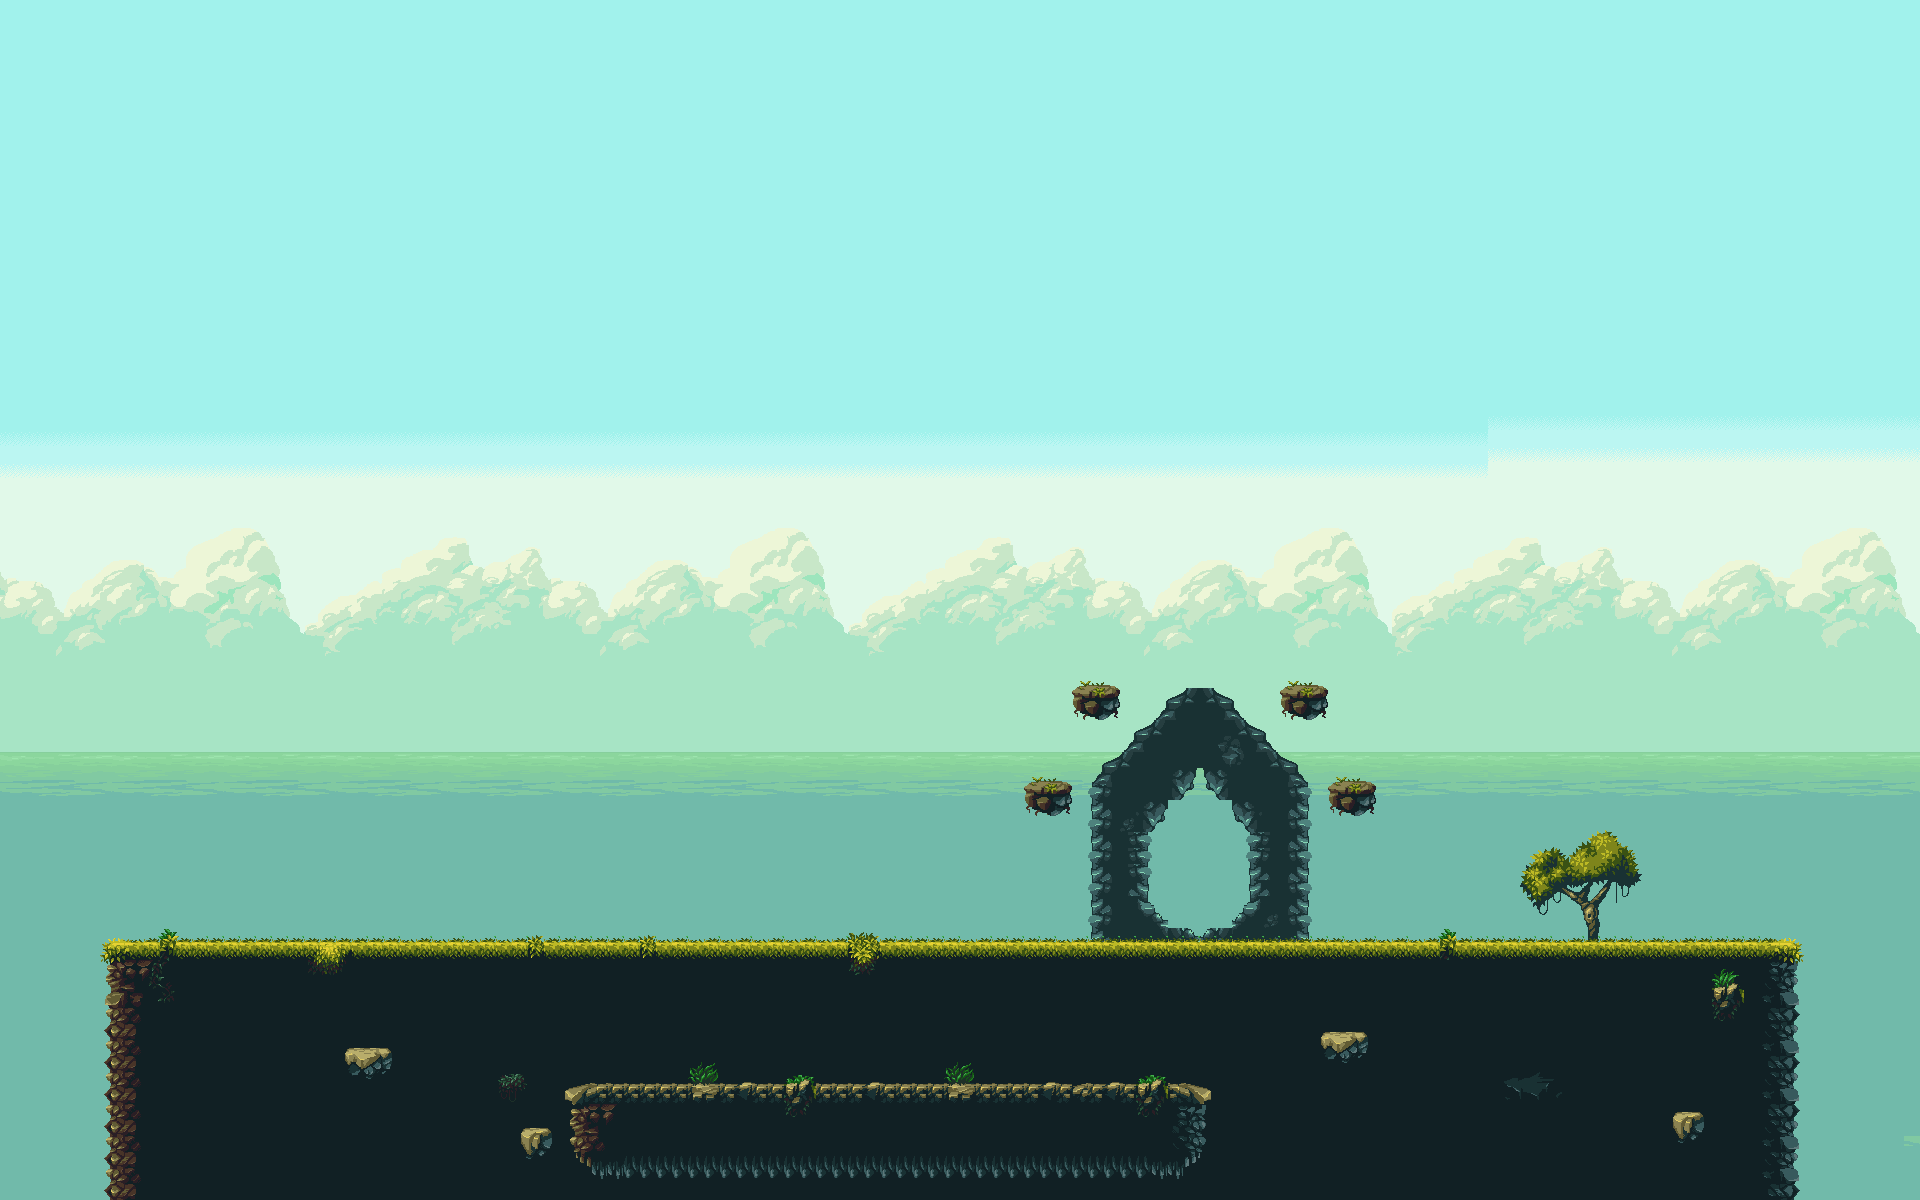

Rendered tile map (Tiled .tmx) drawn with the repository's tilesets; below, a short description and the map source with its tile grids summarised:
An orthogonal 120x75 tile map with 16x16 px tiles, 5 tile layers (Sky & Sea, Clouds, Portal, Bottom Platform, ...), 4 tilesets and 1 object.

<map version="1.2" tiledversion="1.2.2" orientation="orthogonal" renderorder="right-down" width="120" height="75" tilewidth="16" tileheight="16" infinite="0" nextlayerid="14" nextobjectid="7">
 <tileset firstgid="1" source="Base Tiles.tsx" />
 <tileset firstgid="1161" source="sea.tsx" />
 <tileset firstgid="1203" source="clouds.tsx" />
 <tileset firstgid="1679" source="sky.tsx" />
 <layer id="9" name="Sky &amp; Sea" width="120" height="75">
  <data>[9000 cells, 7419 non-empty, 175 distinct tile ids]</data>
 </layer>
 <layer id="10" name="Clouds" width="120" height="75">
  <data>[9000 cells, 1680 non-empty, 476 distinct tile ids]</data>
 </layer>
 <layer id="11" name="Portal" width="120" height="75">
  <data>[9000 cells, 200 non-empty, 72 distinct tile ids]</data>
 </layer>
 <layer id="12" name="Bottom Platform" width="120" height="75">
  <data>[9000 cells, 1829 non-empty, 70 distinct tile ids]</data>
 </layer>
 <layer id="13" name="Top Platform" width="120" height="75">
  <data>[9000 cells, 707 non-empty, 263 distinct tile ids]</data>
 </layer>
 <objectgroup id="8" name="blocker">
  <object id="6" x="112" y="946.667" width="1682.67" height="249.333" />
 </objectgroup>
</map>
